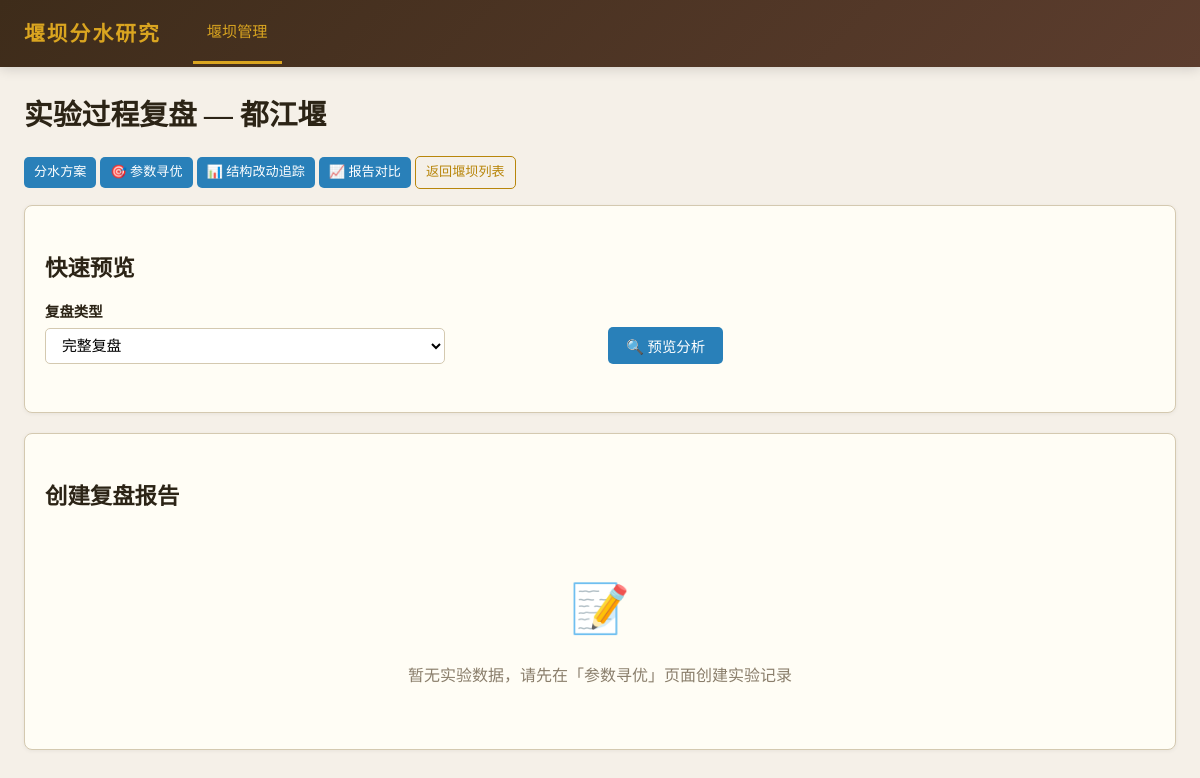
The page /weirs/1/review on the database as committed earlier.
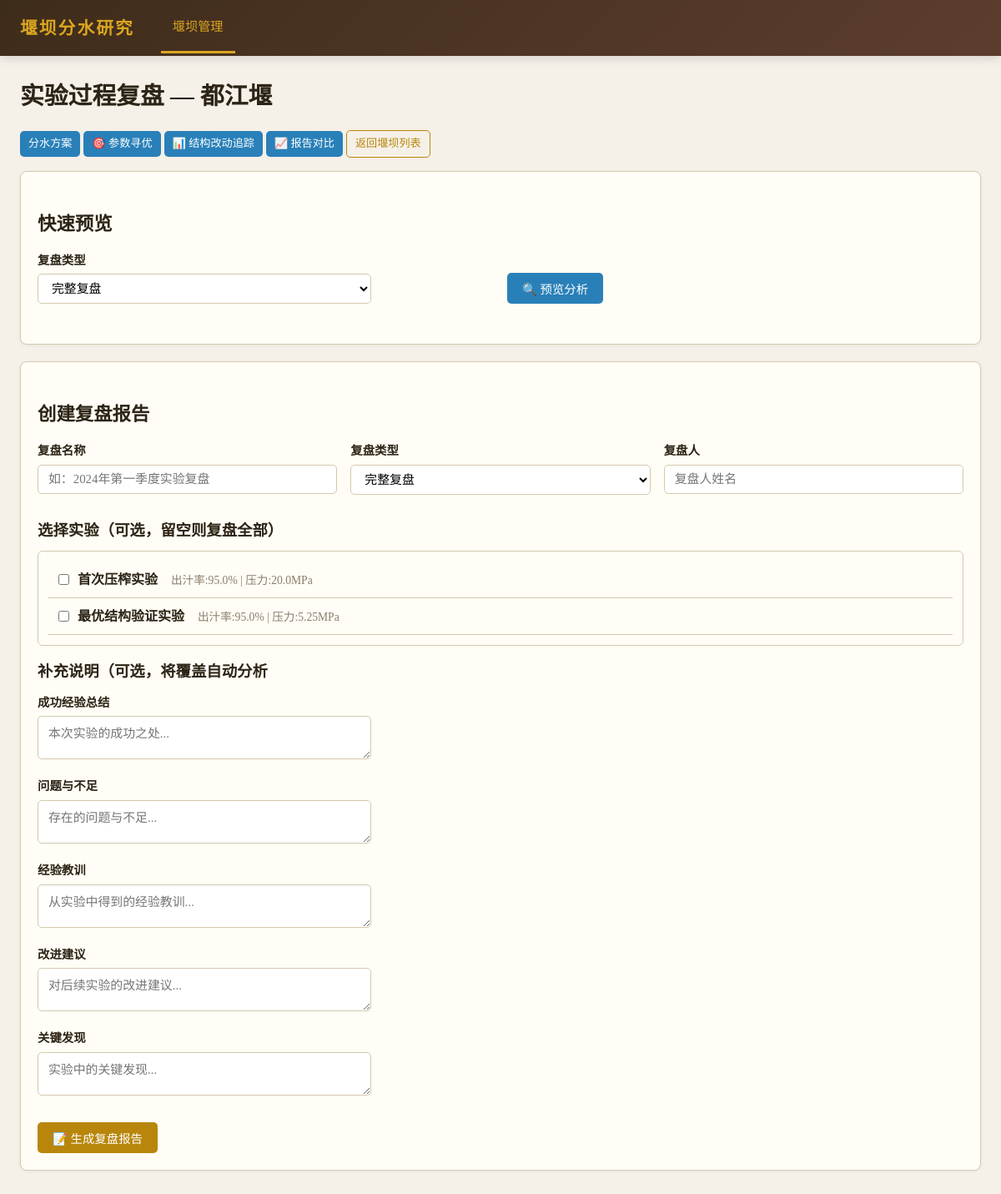
The same page on the database as committed later.
### tables this page shows
CREATE TABLE press_experiments (
            id INTEGER PRIMARY KEY AUTOINCREMENT,
            weir_id INTEGER NOT NULL,
            structure_id INTEGER,
            name TEXT NOT NULL,
            status TEXT DEFAULT 'draft',
            juice_yield REAL DEFAULT 0.0,
            peak_pressure REAL DEFAULT 0.0,
            residue_moisture REAL DEFAULT 0.0,
            steady_juice_time REAL DEFAULT 0.0,
            energy_consumption REAL DEFAULT 0.0,
            throughput REAL DEFAULT 0.0,
            experiment_date TEXT,
            operator TEXT DEFAULT '',
            notes TEXT DEFAULT '',
            created_at TIMESTAMP DEFAULT CURRENT_TIMESTAMP,
            FOREIGN KEY (weir_id) REFERENCES weirs(id) ON DELETE CASCADE,
            FOREIGN KEY (structure_id) REFERENCES press_structures(id) ON DELETE SET NULL
        );

### app/routers/review.py (the view)
@router.get("/weirs/{weir_id}/review", response_class=HTMLResponse)
def review_page(request: Request, weir_id: int):
    db = get_db()
    weir = db.execute("SELECT * FROM weirs WHERE id = ?", (weir_id,)).fetchone()
    if not weir:
        db.close()
        raise HTTPException(status_code=404, detail="堰坝不存在")
    experiments = db.execute(
        "SELECT * FROM press_experiments WHERE weir_id = ? ORDER BY created_at ASC",
        (weir_id,),
    ).fetchall()
    reviews = db.execute(
        "SELECT * FROM experiment_reviews WHERE weir_id = ? ORDER BY id DESC",
        (weir_id,),
    ).fetchall()
    structures = db.execute(
        "SELECT * FROM press_structures WHERE weir_id = ? ORDER BY id DESC",
        (weir_id,),
    ).fetchall()
    structure_map = {s["id"]: dict(s) for s in structures}
    change_logs = db.execute(
        """SELECT scl.*, ps.name as structure_name
           FROM structure_change_logs scl
           JOIN press_structures ps ON scl.structure_id = ps.id
           WHERE ps.weir_id = ?
           ORDER BY scl.created_at ASC""",
        (weir_id,),
    ).fetchall()
    db.close()
    return getattr(request.app.state, "templates", None).TemplateResponse(
        request,
        "review.html",
        {
            "weir": weir,
            "experiments": [_get_experiment_dict(e) for e in experiments],
            "reviews": [dict(r) for r in reviews],
            "structure_map": structure_map,
            "change_logs": [dict(l) for l in change_logs],
            "review_type_labels": REVIEW_TYPE_LABELS,
            "assessment_labels": ASSESSMENT_LABELS,
            "priority_labels": PRIORITY_LABELS,
            "metric_labels": METRIC_LABELS,
            "metric_units": METRIC_UNITS,
        },
    )

### app/templates/review.html (shortened to what this page needs)
{% extends "base.html" %}
{% block nav_weirs %}class="active"{% endblock %}
{% block content %}
<h1>实验过程复盘 — {{ weir.name }}</h1>
<p style="margin-bottom:16px">
    <a href="/weirs/{{ weir.id }}/schemes" class="btn btn-sm btn-info">分水方案</a>
    <a href="/weirs/{{ weir.id }}/optimization" class="btn btn-sm btn-info">🎯 参数寻优</a>
    <a href="/weirs/{{ weir.id }}/tracking" class="btn btn-sm btn-info">📊 结构改动追踪</a>
    <a href="/weirs/{{ weir.id }}/compare" class="btn btn-sm btn-info">📈 报告对比</a>
    <a href="/weirs" class="btn btn-sm btn-outline">返回堰坝列表</a>
</p>
<div class="card">
    <h2>快速预览</h2>
    <div class="form-row">
        <div class="form-group">
            <label>复盘类型</label>
            <select id="previewReviewType">
                {% for key, label in review_type_labels.items() %}
                <option value="{{ key }}">{{ label }}</option>
                {% endfor %}
            </select>
        </div>
        <div class="form-group" style="align-self:flex-end">
            <button type="button" class="btn btn-info" onclick="previewReview()">🔍 预览分析</button>
        </div>
    </div>
</div>
<div class="card">
    <h2>创建复盘报告</h2>
    {% if experiments %}
    <form method="post" action="/weirs/{{ weir.id }}/reviews" onsubmit="return validateReview()">
        <div class="form-row">
            <div class="form-group">
                <label>复盘名称</label>
                <input type="text" name="name" required placeholder="如：2024年第一季度实验复盘">
            </div>
            <div class="form-group">
                <label>复盘类型</label>
                <select name="review_type">
                    {% for key, label in review_type_labels.items() %}
                    <option value="{{ key }}">{{ label }}</option>
                    {% endfor %}
                </select>
            </div>
            <div class="form-group">
                <label>复盘人</label>
                <input type="text" name="reviewer" placeholder="复盘人姓名">
            </div>
        </div>
        <h3 style="margin-top:16px">选择实验（可选，留空则复盘全部）</h3>
        <div style="max-height:200px;overflow-y:auto;border:1px solid var(--border);border-radius:6px;padding:12px;margin-bottom:12px">
            {% for e in experiments %}
            <div class="check-row">
                <input type="checkbox" name="review_checkbox" value="{{ e.id }}" id="review-check-{{ e.id }}" class="review-checkbox">
                <label for="review-check-{{ e.id }}" style="flex:1;cursor:pointer">
                    <strong>{{ e.name }}</strong>
                    <span style="color:var(--muted);font-size:0.85em;margin-left:12px">
                        出汁率:{{ e.juice_yield }}% | 压力:{{ e.peak_pressure }}MPa
                    </span>
                </label>
            </div>
            {% endfor %}
        </div>
        <h3 style="margin-top:16px">补充说明（可选，将覆盖自动分析</h3>
        <div class="form-group">
            <label>成功经验总结</label>
            <textarea name="success_summary" rows="2" placeholder="本次实验的成功之处..."></textarea>
        </div>
        <div class="form-group">
            <label>问题与不足</label>
            <textarea name="issue_summary" rows="2" placeholder="存在的问题与不足..."></textarea>
        </div>
        <div class="form-group">
            <label>经验教训</label>
            <textarea name="lesson_learned" rows="2" placeholder="从实验中得到的经验教训..."></textarea>
        </div>
        <div class="form-group">
            <label>改进建议</label>
            <textarea name="improvement_suggestions" rows="2" placeholder="对后续实验的改进建议..."></textarea>
        </div>
        <div class="form-group">
            <label>关键发现</label>
            <textarea name="key_findings" rows="2" placeholder="实验中的关键发现..."></textarea>
        </div>
        <button type="submit" class="btn btn-primary" style="margin-top:12px">📝 生成复盘报告</button>
    </form>
    {% else %}
    <div class="empty-state">
        <div class="icon">📝</div>
        <p>暂无实验数据，请先在「参数寻优」页面创建实验记录</p>
    </div>
    {% endif %}
</div>
{% endblock %}

Rows that differ between the two databases and show on the page:
added press_experiments: name "首次压榨实验", juice_yield "95.0", peak_pressure "20.0"
added press_experiments: name "最优结构验证实验", juice_yield "95.0", peak_pressure "5.25"
Other text that changed with them:
form field review_type: (not shown) → "完整复盘"
text no longer shown: "📝 暂无实验数据，请先在「参数寻优」页面创建实验记录"
text now shown: "复盘名称 复盘类型 复盘人 选择实验（可选，留空则复盘全部） 补充说明（可选，将覆盖自动分析 成功经验总结 问题与不足 经验教训 改进建议 关键发现 📝 生成复盘报告"
